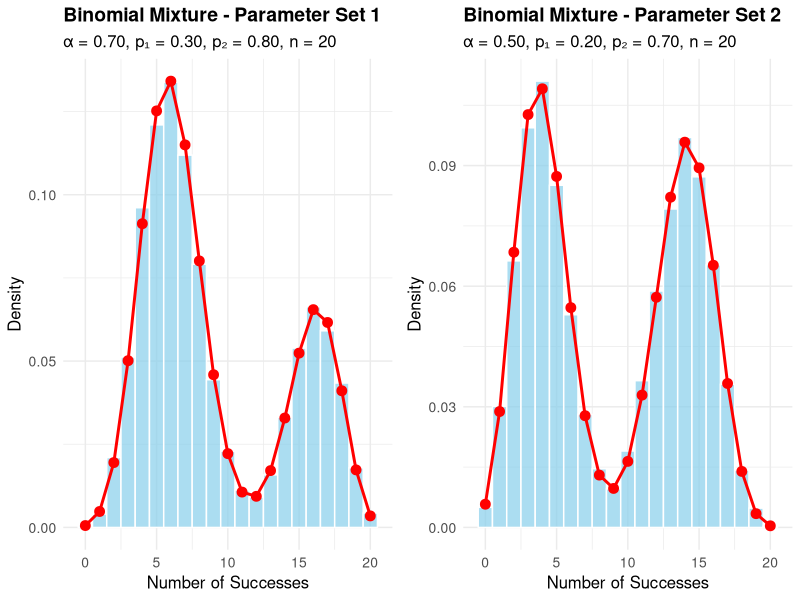
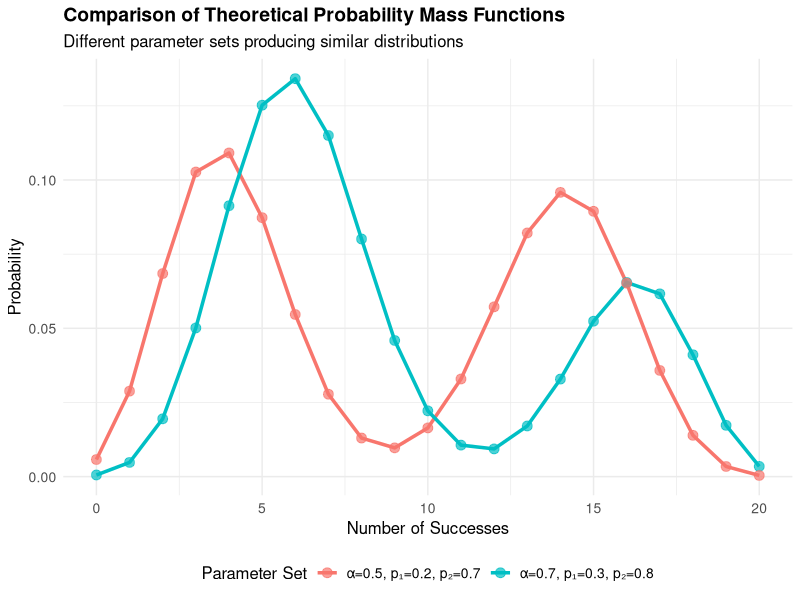
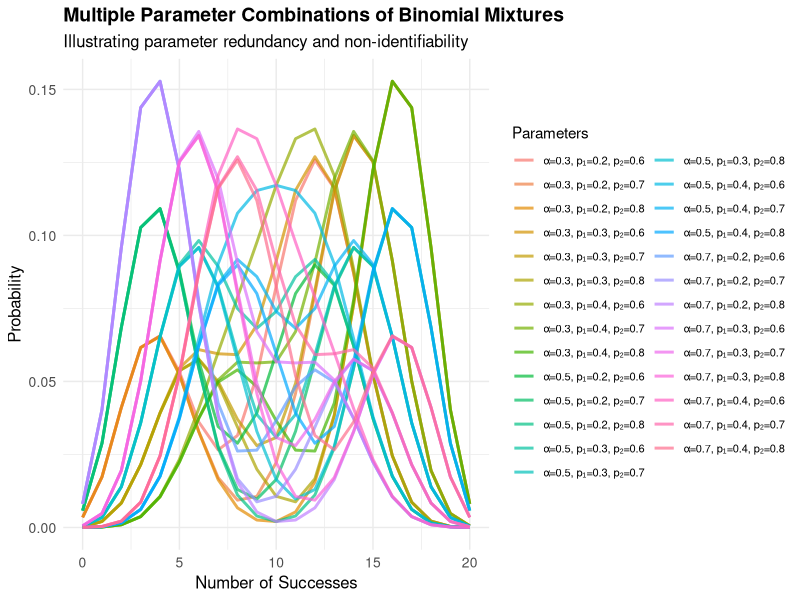
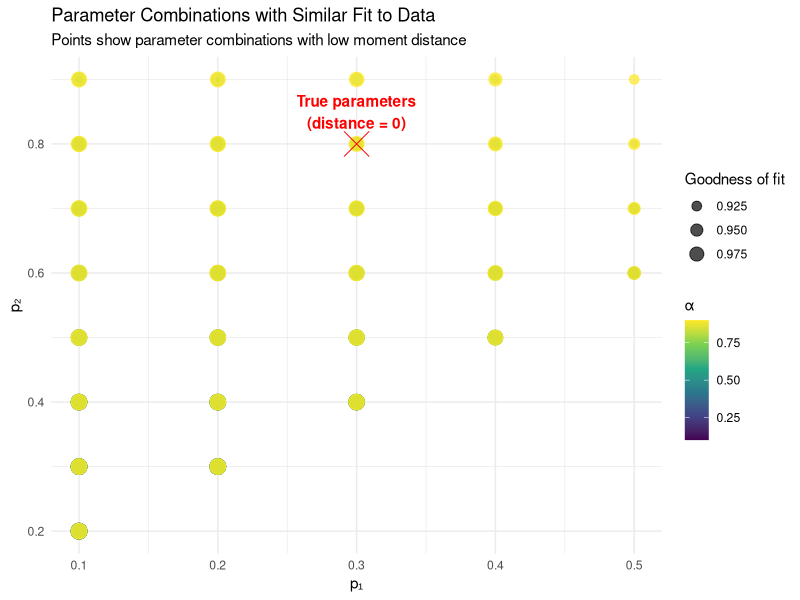

Write R code to recreate these figures, in order. (Note: a time limit stopped this script after it produced the figures.)
## ---- chunk 1
library(ggplot2)
library(dplyr)
library(tidyr)
library(gridExtra)
set.seed(42) # for reproducibility
## ---- chunk 2
# Function to generate data from a mixture of two binomials
generate_binomial_mixture <- function(n_samples, n_trials, alpha, p1, p2) {
  # Determine which component each sample comes from
  component <- rbinom(n_samples, 1, alpha)
  
  # Generate binomial observations
  samples <- numeric(n_samples)
  for (i in 1:n_samples) {
    if (component[i] == 1) {
      samples[i] <- rbinom(1, n_trials, p1)
    } else {
      samples[i] <- rbinom(1, n_trials, p2)
    }
  }
  
  return(list(
    samples = samples,
    component = component,
    parameters = list(alpha = alpha, p1 = p1, p2 = p2, n_trials = n_trials)
  ))
}
## ---- chunk 3
# Function to plot the histogram of a binomial mixture
plot_binomial_mixture <- function(data, title) {
  # Convert to data frame for ggplot
  df <- data.frame(value = data$samples)
  
  # Extract parameters for the title
  params <- data$parameters
  subtitle <- sprintf("α = %.2f, p₁ = %.2f, p₂ = %.2f, n = %d", 
                     params$alpha, params$p1, params$p2, params$n_trials)
  
  # Calculate PMF for theoretical overlay
  x_values <- 0:params$n_trials
  pmf_values <- params$alpha * dbinom(x_values, params$n_trials, params$p1) + 
               (1 - params$alpha) * dbinom(x_values, params$n_trials, params$p2)
  
  theoretical_df <- data.frame(
    x = x_values,
    density = pmf_values
  )
  
  # Create histogram with theoretical overlay
  ggplot(df, aes(x = value)) +
    geom_histogram(aes(y = after_stat(density)), bins = params$n_trials + 1, 
                   fill = "skyblue", color = "white", alpha = 0.7) +
    geom_line(data = theoretical_df, aes(x = x, y = density), 
              color = "red", size = 1) +
    geom_point(data = theoretical_df, aes(x = x, y = density), 
               color = "red", size = 3) +
    labs(title = title,
         subtitle = subtitle,
         x = "Number of Successes",
         y = "Density") +
    theme_minimal() +
    theme(
      plot.title = element_text(size = 14, face = "bold"),
      plot.subtitle = element_text(size = 12),
      axis.title = element_text(size = 12),
      axis.text = element_text(size = 10)
    )
}
## ---- chunk 4
# Set parameters for our two models
n_samples <- 10000
n_trials <- 20

# Parameter Set 1
alpha1 <- 0.7
p1_1 <- 0.3
p2_1 <- 0.8

# Parameter Set 2 (different parameters but similar distribution)
alpha2 <- 0.5
p1_2 <- 0.2
p2_2 <- 0.7

# Generate data from both models
data1 <- generate_binomial_mixture(n_samples, n_trials, alpha1, p1_1, p2_1)
data2 <- generate_binomial_mixture(n_samples, n_trials, alpha2, p1_2, p2_2)

# Plot histograms of both datasets
plot1 <- plot_binomial_mixture(data1, "Binomial Mixture - Parameter Set 1")
plot2 <- plot_binomial_mixture(data2, "Binomial Mixture - Parameter Set 2")

# Display plots side by side
grid.arrange(plot1, plot2, ncol = 2)
## ---- chunk 5
# Create a function to compute the theoretical PMF
compute_binomial_mixture_pmf <- function(n_trials, alpha, p1, p2) {
  x <- 0:n_trials
  pmf <- alpha * dbinom(x, n_trials, p1) + (1 - alpha) * dbinom(x, n_trials, p2)
  return(data.frame(x = x, density = pmf, 
                    parameters = sprintf("α=%.1f, p₁=%.1f, p₂=%.1f", alpha, p1, p2)))
}

# Compute PMFs for both parameter sets
pmf1 <- compute_binomial_mixture_pmf(n_trials, alpha1, p1_1, p2_1)
pmf2 <- compute_binomial_mixture_pmf(n_trials, alpha2, p1_2, p2_2)

# Combine data for plotting
combined_pmf <- rbind(pmf1, pmf2)

# Create comparison plot
ggplot(combined_pmf, aes(x = x, y = density, color = parameters, group = parameters)) +
  geom_line(size = 1.2) +
  geom_point(size = 3, alpha = 0.7) +
  labs(title = "Comparison of Theoretical Probability Mass Functions",
       subtitle = "Different parameter sets producing similar distributions",
       x = "Number of Successes",
       y = "Probability",
       color = "Parameter Set") +
  theme_minimal() +
  theme(
    plot.title = element_text(size = 14, face = "bold"),
    plot.subtitle = element_text(size = 12),
    axis.title = element_text(size = 12),
    axis.text = element_text(size = 10),
    legend.position = "bottom",
    legend.title = element_text(size = 12),
    legend.text = element_text(size = 10)
  )
## ---- chunk 6
# Create a grid of different parameter combinations
param_grid <- expand.grid(
  alpha = c(0.3, 0.5, 0.7),
  p1 = c(0.2, 0.3, 0.4),
  p2 = c(0.6, 0.7, 0.8)
)

# Compute PMF for each parameter combination
pmf_list <- list()
for (i in 1:nrow(param_grid)) {
  pmf_list[[i]] <- compute_binomial_mixture_pmf(
    n_trials, 
    param_grid$alpha[i], 
    param_grid$p1[i], 
    param_grid$p2[i]
  )
}

# Combine all PMFs
all_pmfs <- do.call(rbind, pmf_list)

# Plot all PMFs
ggplot(all_pmfs, aes(x = x, y = density, color = parameters, group = parameters)) +
  geom_line(size = 1, alpha = 0.7) +
  labs(title = "Multiple Parameter Combinations of Binomial Mixtures",
       subtitle = "Illustrating parameter redundancy and non-identifiability",
       x = "Number of Successes",
       y = "Probability",
       color = "Parameters") +
  theme_minimal() +
  theme(
    plot.title = element_text(size = 14, face = "bold"),
    plot.subtitle = element_text(size = 12),
    axis.title = element_text(size = 12),
    axis.text = element_text(size = 10),
    legend.position = "right",
    legend.text = element_text(size = 8)
  )
## ---- chunk 7
# Function to calculate the first three moments of a binomial mixture
calc_moments <- function(n_trials, alpha, p1, p2) {
  # Mean
  m1 <- n_trials * (alpha * p1 + (1 - alpha) * p2)
  
  # Second central moment (variance)
  var1 <- n_trials * alpha * p1 * (1 - p1)
  var2 <- n_trials * (1 - alpha) * p2 * (1 - p2)
  mixture_var <- var1 + var2 + n_trials^2 * alpha * (1 - alpha) * (p1 - p2)^2
  m2 <- mixture_var
  
  # Third central moment (skewness related)
  m3 <- alpha * (p1 * (1 - p1) * (1 - 2*p1)) + (1 - alpha) * (p2 * (1 - p2) * (1 - 2*p2))
  m3 <- m3 * n_trials + 3 * n_trials * (n_trials - 1) * 
        (alpha * p1^2 * (1 - p1) + (1 - alpha) * p2^2 * (1 - p2)) +
        n_trials * (n_trials - 1) * (n_trials - 2) * 
        (alpha * p1^3 + (1 - alpha) * p2^3)
  
  return(c(m1, m2, m3))
}

# Function to compute the distance between two sets of moments
moment_distance <- function(params, observed_moments, n_trials) {
  alpha <- params[1]
  p1 <- params[2]
  p2 <- params[3]
  
  # Ensure parameters are within valid range
  if (alpha < 0 || alpha > 1 || p1 < 0 || p1 > 1 || p2 < 0 || p2 > 1) {
    return(Inf)
  }
  
  theoretical_moments <- calc_moments(n_trials, alpha, p1, p2)
  
  # Calculate sum of squared differences between moments
  return(sum((theoretical_moments - observed_moments)^2))
}

# Simulate data with known parameters
true_alpha <- 0.6
true_p1 <- 0.3
true_p2 <- 0.8
n_trials <- 20
n_samples <- 1000

simulated_data <- generate_binomial_mixture(n_samples, n_trials, true_alpha, true_p1, true_p2)

# Calculate empirical moments from the data
emp_mean <- mean(simulated_data$samples)
emp_var <- var(simulated_data$samples)
emp_m3 <- mean((simulated_data$samples - emp_mean)^3)  # Third central moment
observed_moments <- c(emp_mean, emp_var, emp_m3)

# Create a grid of parameter values to evaluate moments
alpha_grid <- seq(0.1, 0.9, by = 0.1)
p1_grid <- seq(0.1, 0.9, by = 0.1)
p2_grid <- seq(0.1, 0.9, by = 0.1)

# Create a data frame to store results
results <- expand.grid(alpha = alpha_grid, p1 = p1_grid, p2 = p2_grid)
results$distance <- NA

# Calculate moment distance for each parameter combination
for (i in 1:nrow(results)) {
  results$distance[i] <- moment_distance(
    c(results$alpha[i], results$p1[i], results$p2[i]),
    observed_moments,
    n_trials
  )
}

# Filter out invalid combinations (where p1 ≥ p2)
results <- results %>% 
  filter(p1 < p2) %>%
  filter(is.finite(distance)) %>%
  # Scale distances for better visualization
  mutate(relative_distance = distance / max(distance))

# Find the top 5 best fitting parameter combinations
# Find the top 5 best fitting parameter combinations
top_fits <- results %>%
  arrange(distance) %>%
  head(5)

# Show true parameters vs estimated parameters
true_params <- data.frame(
  alpha = true_alpha,
  p1 = true_p1,
  p2 = true_p2,
  distance = 0,           # Change from NA to 0
  relative_distance = 0,  # Change from NA to 0
  type = "True Parameters"
)

top_fits$type <- "Estimated Parameters"

comparison <- rbind(true_params, top_fits)

# Print comparison table
knitr::kable(comparison, 
             caption = "True vs. Estimated Parameters",
             digits = 3)

# Create visualization of parameter space
ggplot(results %>% filter(relative_distance < 0.1), 
       aes(x = p1, y = p2, color = alpha, size = 1-relative_distance)) +
  geom_point(alpha = 0.7) +
  scale_size_continuous(range = c(1, 5)) +
  scale_color_viridis_c() +
  labs(title = "Parameter Combinations with Similar Fit to Data",
       subtitle = "Points show parameter combinations with low moment distance",
       x = "p₁",
       y = "p₂",
       color = "α",
       size = "Goodness of fit") +
  geom_point(data = true_params, aes(x = p1, y = p2), 
             color = "red", size = 8, shape = 4) +
  annotate("text", x = true_p1, y = true_p2 + 0.05, 
           label = "True parameters\n(distance = 0)", color = "red", fontface = "bold") +
  theme_minimal() +
  theme(legend.position = "right")
## ---- chunk 8

# Examine how the set of alternative parameters changes with the separation between p₁ and p₂

# Define a sequence of increasing separations between p₁ and p₂
separation_sequence <- seq(0.1, 0.8, by = 0.1)
n <- 10  # Number of trials in binomial

# Create a plot to visualize how the set of alternative parameters changes with separation
par(mfrow = c(2, 4), mar = c(4, 4, 2, 1))

for (sep in separation_sequence) {
  # Define true parameters with increasing separation
  p1_true <- 0.1
  p2_true <- p1_true + sep
  lambda_true <- 0.5
  
  # Create a grid of alternative parameter values
  p1_alt <- seq(0.01, 0.99, length.out = 100)
  p2_alt <- seq(0.01, 0.99, length.out = 100)
  grid <- expand.grid(p1 = p1_alt, p2 = p2_alt)
  
  # Calculate PMF for the true parameters
  pmf_true <- rep(0, n+1)
  for (k in 0:n) {
    pmf_true[k+1] <- lambda_true * dbinom(k, n, p1_true) + (1 - lambda_true) * dbinom(k, n, p2_true)
  }
  
  # Calculate KL divergence for each grid point
  kl_div <- numeric(nrow(grid))
  for (i in 1:nrow(grid)) {
    # For each alternative (p1, p2) pair, find the lambda that minimizes KL divergence
    minimize_kl <- function(lambda) {
      pmf_alt <- rep(0, n+1)
      for (k in 0:n) {
        pmf_alt[k+1] <- lambda * dbinom(k, n, grid$p1[i]) + (1 - lambda) * dbinom(k, n, grid$p2[i])
      }
      
      # Avoid log(0) issues
      pmf_alt <- pmax(pmf_alt, 1e-10)
      pmf_true_safe <- pmax(pmf_true, 1e-10)
      
      # Calculate KL divergence
      kl <- sum(pmf_true_safe * log(pmf_true_safe / pmf_alt))
      return(kl)
    }
    
    # Find optimal lambda using a grid search (for simplicity)
    lambda_grid <- seq(0.01, 0.99, by = 0.01)
    kl_values <- sapply(lambda_grid, minimize_kl)
    best_lambda_idx <- which.min(kl_values)
    kl_div[i] <- kl_values[best_lambda_idx]
  }
  
  # Convert to matrix for contour plot
  kl_matrix <- matrix(kl_div, nrow = length(p1_alt), ncol = length(p2_alt))
  
  # Plot contours of KL divergence
  contour_levels <- c(0.001, 0.005, 0.01, 0.05)
  
  plot(0, 0, type = "n", xlim = c(0, 1), ylim = c(0, 1), 
       xlab = "p₁", ylab = "p₂", 
       main = paste("Separation = ", sep))
  
  # Add contour lines
  contour(p1_alt, p2_alt, kl_matrix, levels = contour_levels, add = TRUE, 
          drawlabels = TRUE, col = "blue")
  
  # Mark the true parameters
  points(p1_true, p2_true, pch = 16, col = "red")
  
  # Add a line for p1 = p2
  abline(0, 1, lty = 2)
}

# Reset plot parameters
par(mfrow = c(1, 1), mar = c(5, 4, 4, 2) + 0.1)

## ---- chunk 9
# Define a function to compute distance between distributions
compute_dist_between_distributions <- function(n_trials, alpha1, p1_1, p2_1, alpha2, p1_2, p2_2) {
  # Compute PMFs
  x <- 0:n_trials
  pmf1 <- alpha1 * dbinom(x, n_trials, p1_1) + (1 - alpha1) * dbinom(x, n_trials, p2_1)
  pmf2 <- alpha2 * dbinom(x, n_trials, p1_2) + (1 - alpha2) * dbinom(x, n_trials, p2_2)
  
  # Compute total variation distance
  return(0.5 * sum(abs(pmf1 - pmf2)))
}

# Fix one parameter set
fixed_alpha <- 0.7
fixed_p1 <- 0.2
fixed_p2 <- 0.6
n_trials <- 20

# Create grid of alternative parameters
alpha_alt <- seq(0.1, 0.9, by = 0.05)
p1_alt <- seq(0.1, 0.5, by = 0.02)
p2_alt <- seq(0.4, 0.9, by = 0.02)

# Create grid of all combinations
param_space <- expand.grid(alpha = alpha_alt, p1 = p1_alt, p2 = p2_alt)

# Filter to ensure p1 < p2
param_space <- param_space %>% filter(p1 < p2)

# Calculate distance for each parameter combination
param_space$distance <- mapply(
  function(a, p1, p2) {
    compute_dist_between_distributions(n_trials, fixed_alpha, fixed_p1, fixed_p2, a, p1, p2)
  },
  param_space$alpha, param_space$p1, param_space$p2
)

# Set a threshold for "nearly identical" distributions
threshold <- 0.05
param_space$nearly_identical <- param_space$distance < threshold

# Select more informative alpha slices (avoiding exact α = 0.7)
alpha_slices <- c(0.3, 0.5, 0.65)
sliced_data <- param_space %>% 
  filter(alpha %in% alpha_slices)

# Create reference point data frame
reference_point <- data.frame(
  p1 = fixed_p1, 
  p2 = fixed_p2, 
  alpha = fixed_alpha,
  distance = 0,
  nearly_identical = TRUE
)

# Set a maximum distance for better visualization
max_dist_for_scale <- quantile(param_space$distance, 0.9)

# Create heatmap for each alpha slice
ggplot(sliced_data, aes(x = p1, y = p2, fill = distance)) +
  geom_tile() +
  facet_wrap(~alpha, labeller = labeller(alpha = function(x) paste("α =", x))) +
  scale_fill_viridis_c(option = "plasma", direction = -1, 
                      limits = c(0, max_dist_for_scale), 
                      oob = scales::squish) +
  geom_point(data = reference_point %>% filter(alpha %in% c(fixed_alpha)), 
             color = "red", size = 3, shape = 4, show.legend = FALSE) +
  annotate("text", x = 0.15, y = 0.85, 
           label = paste("Reference:", fixed_alpha, fixed_p1, fixed_p2), 
           color = "red", size = 3, hjust = 0) +
  labs(
    title = "Non-Identifiability Regions in Parameter Space",
    subtitle = paste0("Distance from reference distribution (α = ", fixed_alpha, 
                      ", p₁ = ", fixed_p1, ", p₂ = ", fixed_p2, ")"),
    x = "p₁",
    y = "p₂",
    fill = "Distribution\nDistance"
  ) +
  theme_minimal() +
  theme(
    plot.title = element_text(size = 14, face = "bold"),
    strip.background = element_rect(fill = "lightblue", color = NA),
    strip.text = element_text(face = "bold")
  )
## ---- chunk 10
# Generate a dataset from our reference parameters
set.seed(123)
reference_data <- generate_binomial_mixture(1000, n_trials, fixed_alpha, fixed_p1, fixed_p2)

# Function to compute log-likelihood for binomial mixture
compute_log_likelihood <- function(data, n_trials, alpha, p1, p2) {
  x <- data$samples
  pmf <- alpha * dbinom(x, n_trials, p1) + (1 - alpha) * dbinom(x, n_trials, p2)
  return(sum(log(pmf)))
}

# Calculate log-likelihood for our parameter grid
param_space$log_likelihood <- mapply(
  function(a, p1, p2) {
    compute_log_likelihood(reference_data, n_trials, a, p1, p2)
  },
  param_space$alpha, param_space$p1, param_space$p2
)

# Normalize log-likelihood for better visualization
param_space$rel_likelihood <- param_space$log_likelihood - max(param_space$log_likelihood)

# Select alpha values close to but not exactly at the reference
alpha_ll_slices <- c(0.6, 0.65, 0.75)
sliced_ll_data <- param_space %>% 
  filter(alpha %in% alpha_ll_slices)

# Calculate the log-likelihood for the reference parameters
ref_ll <- compute_log_likelihood(reference_data, n_trials, fixed_alpha, fixed_p1, fixed_p2)
ref_rel_ll <- ref_ll - max(param_space$log_likelihood)

# Create a separate data frame for the reference point
reference_point_for_plot <- data.frame(
  p1 = fixed_p1,
  p2 = fixed_p2,
  alpha = fixed_alpha,
  log_likelihood = ref_ll,
  rel_likelihood = ref_rel_ll
)

# Find a suitable minimum for the likelihood scale
min_ll_for_scale <- quantile(sliced_ll_data$rel_likelihood, 0.1)

# Plot likelihood surface
ll_plot <- ggplot(sliced_ll_data, aes(x = p1, y = p2, fill = rel_likelihood)) +
  geom_tile() +
  facet_wrap(~alpha, labeller = labeller(alpha = function(x) paste("α =", x))) +
  scale_fill_gradient(low = "white", high = "darkblue", 
                     limits = c(min_ll_for_scale, 0), 
                     oob = scales::squish) +
  annotate("text", x = 0.15, y = 0.85, 
           label = paste("Reference:", fixed_alpha, fixed_p1, fixed_p2), 
           color = "red", size = 3, hjust = 0) +
  labs(
    title = "Log-Likelihood Surface for Binomial Mixture",
    subtitle = "Showing regions of high likelihood (dark blue) across parameter space",
    x = "p₁",
    y = "p₂",
    fill = "Relative\nLog-Likelihood"
  ) +
  theme_minimal() +
  theme(
    plot.title = element_text(size = 14, face = "bold"),
    strip.background = element_rect(fill = "lightblue", color = NA),
    strip.text = element_text(face = "bold")
  )

# Display the plot
ll_plot

## ---- chunk 11
# Analyze identifiability with constraints
# Here we'll constrain p1 < p2 and alpha > 0.5

# Filter our parameter space accordingly
constrained_space <- param_space %>%
  filter(p1 < p2, alpha > 0.5)

# Visualize the constrained parameter space using better alpha values
constrained_alpha_slices <- c(0.6, 0.65, 0.75)
constrained_ll_data <- constrained_space %>% 
  filter(alpha %in% constrained_alpha_slices)

# Find a suitable minimum for the constrained likelihood scale
min_constrained_ll <- quantile(constrained_ll_data$rel_likelihood, 0.1)

# Plot constrained likelihood surface
constrained_plot <- ggplot(constrained_ll_data, aes(x = p1, y = p2, fill = rel_likelihood)) +
  geom_tile() +
  facet_wrap(~alpha, labeller = labeller(alpha = function(x) paste("α =", x))) +
  scale_fill_gradient(low = "white", high = "darkblue", 
                     limits = c(min_constrained_ll, 0), 
                     oob = scales::squish) +
  annotate("text", x = 0.15, y = 0.85, 
           label = paste("Reference:", fixed_alpha, fixed_p1, fixed_p2), 
           color = "red", size = 3, hjust = 0) +
  labs(
    title = "Constrained Log-Likelihood Surface",
    subtitle = "Adding constraints (p₁ < p₂, α > 0.5) reduces parameter uncertainty",
    x = "p₁",
    y = "p₂",
    fill = "Relative\nLog-Likelihood"
  ) +
  theme_minimal() +
  theme(
    plot.title = element_text(size = 14, face = "bold"),
    strip.background = element_rect(fill = "lightblue", color = NA),
    strip.text = element_text(face = "bold")
  )

# Display the plot
constrained_plot
